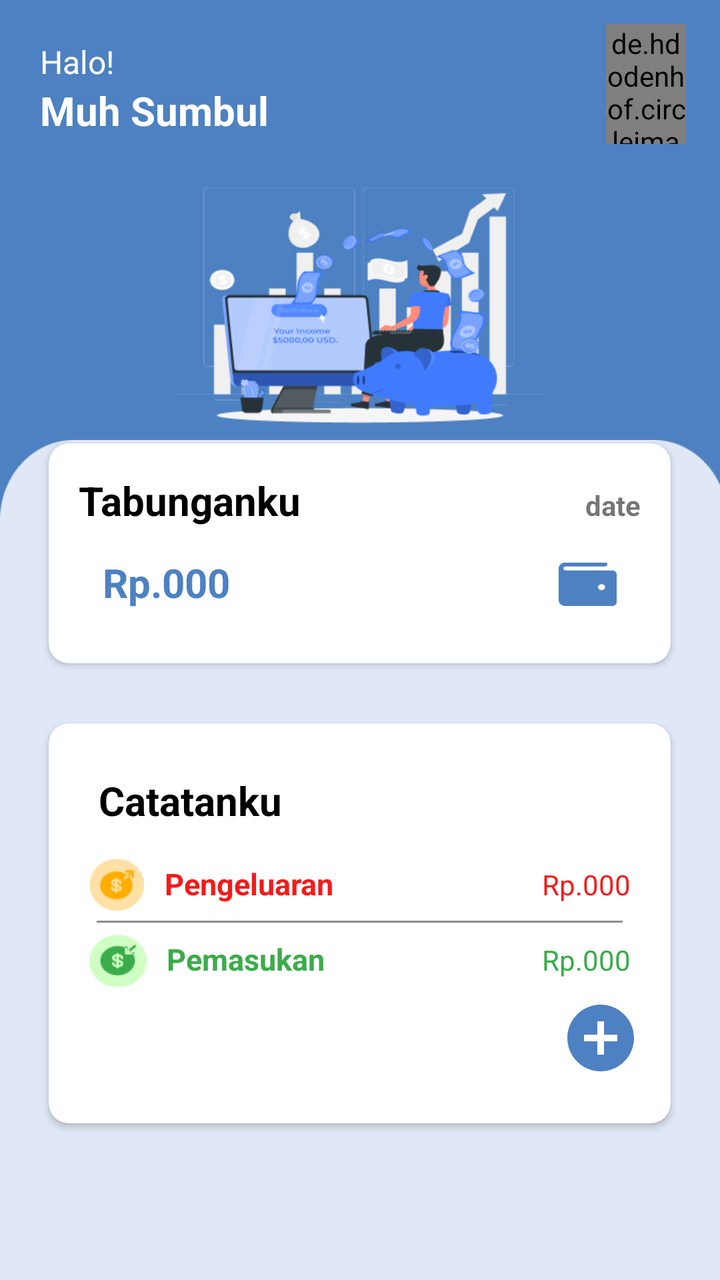
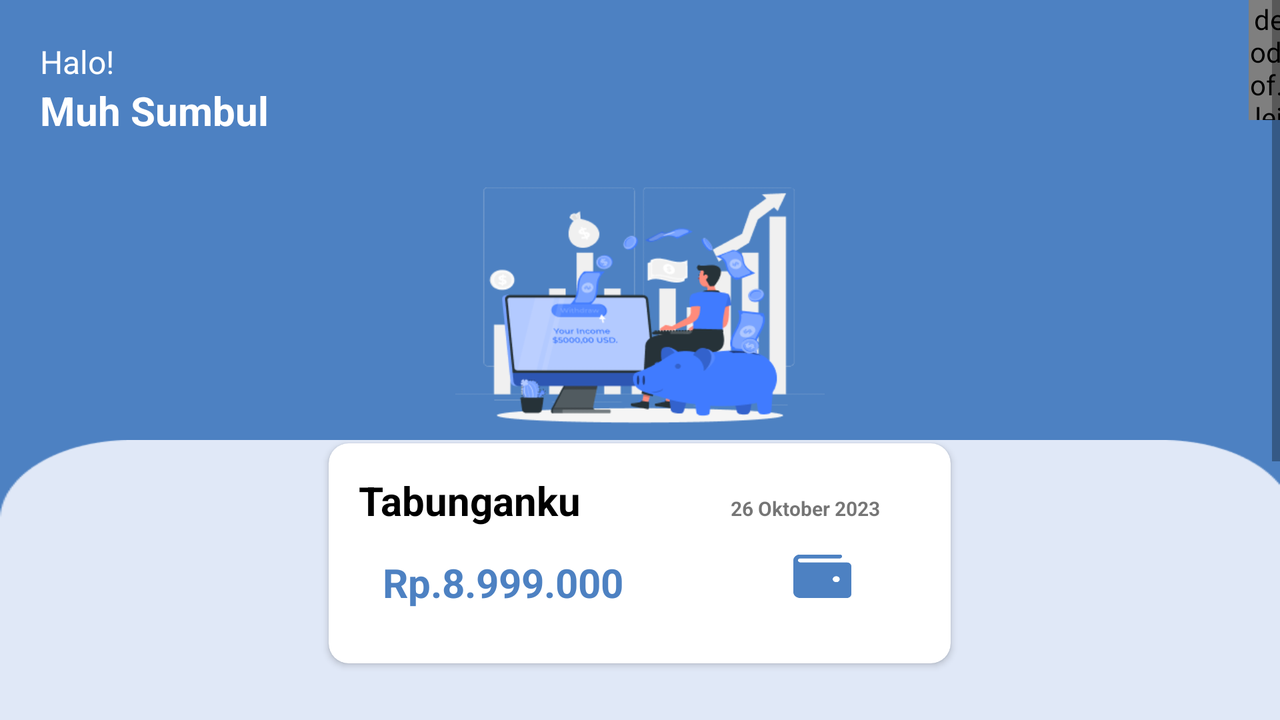

An Android layout and its configuration variant, each rendered on a device that would load it. The default file and the variant file are quoted in full after the pictures.
<!-- AndroidManifest.xml: application theme Theme.Kelompok4 -->
<!-- res/layout/fragment_home.xml -->
<?xml version="1.0" encoding="utf-8"?>
<FrameLayout xmlns:android="http://schemas.android.com/apk/res/android"
    xmlns:tools="http://schemas.android.com/tools"
    android:layout_width="match_parent"
    android:layout_height="match_parent"
    xmlns:app="http://schemas.android.com/apk/res-auto"
    tools:context=".HomeFragment"
    android:background="@color/birunabung">

    
    <View
        android:id="@+id/rectangle_1"
        android:layout_width="match_parent"
        android:layout_height="467dp"
        android:layout_marginTop="220dp"
        android:background="@drawable/img"
        />
    <LinearLayout
        android:layout_width="match_parent"
        android:layout_height="match_parent"
        android:orientation="vertical">
        
        <LinearLayout
            android:layout_width="match_parent"
            android:layout_height="wrap_content"
            android:orientation="horizontal">
            <LinearLayout
                android:layout_width="wrap_content"
                android:layout_height="wrap_content"
                android:orientation="vertical"
                android:padding="20dp">
                <TextView
                    android:layout_width="wrap_content"
                    android:layout_height="wrap_content"
                    android:text="Halo!"
                    android:textSize="16sp"
                    android:textColor="@color/white"/>
                <TextView
                    android:id="@+id/homaNama"
                    android:layout_width="wrap_content"
                    android:layout_height="wrap_content"
                    android:text="Muh Sumbul"
                    android:textStyle="bold"
                    android:textSize="20sp"
                    android:textColor="@color/white"/>
            </LinearLayout>
            <LinearLayout
                android:layout_width="match_parent"
                android:layout_height="wrap_content"
                android:gravity="end"
                android:padding="12dp"
                android:layout_marginEnd="5dp">
                <de.hdodenhof.circleimageview.CircleImageView
                android:layout_width="40dp"
                android:layout_height="60dp"
                android:src="@drawable/rose"
                android:layout_marginStart="150dp"/>
            </LinearLayout>
        </LinearLayout>
        <ImageView
            android:layout_width="186dp"
            android:layout_height="118dp"
            android:src="@drawable/story_asset"
            android:layout_gravity="center"
            android:layout_marginTop="5dp"/>
        <androidx.cardview.widget.CardView
            android:layout_width="311dp"
            android:layout_height="110dp"
            app:cardCornerRadius="10dp"
            android:layout_gravity="center"
            android:layout_marginTop="10dp">
            <LinearLayout
                android:layout_width="match_parent"
                android:layout_height="match_parent"
                android:orientation="vertical"
                android:padding="15dp">
                <LinearLayout
                    android:layout_width="match_parent"
                    android:layout_height="wrap_content"
                    android:orientation="horizontal">
                    <TextView
                        android:layout_width="wrap_content"
                        android:layout_height="wrap_content"
                        android:text="Tabunganku"
                        android:textStyle="bold"
                        android:textSize="20dp"
                        android:textColor="@color/black"/>

                    <TextView
                        android:layout_width="match_parent"
                        android:layout_height="wrap_content"
                        android:textSize="14sp"
                        android:id="@+id/date"
                        android:text="date"
                        android:gravity="end"
                        android:textStyle="bold"
                        />
                </LinearLayout>
                <LinearLayout
                    android:layout_width="match_parent"
                    android:layout_height="match_parent"
                    android:orientation="horizontal"
                    android:gravity="bottom"
                    android:padding="12dp">
                    <TextView
                        android:layout_width="wrap_content"
                        android:layout_height="wrap_content"
                        android:text="Rp.000"
                        android:id="@+id/total"
                        android:textColor="@color/birunabung"
                        android:textStyle="bold"
                        android:textSize="20dp"
                        />
                    <LinearLayout
                        android:layout_width="match_parent"
                        android:layout_height="wrap_content"
                        android:gravity="end">
                        <ImageView
                            android:layout_width="29dp"
                            android:layout_height="33dp"
                            android:src="@drawable/logo"
                            />
                    </LinearLayout>
                </LinearLayout>
            </LinearLayout>
        </androidx.cardview.widget.CardView>
        <androidx.cardview.widget.CardView
            android:layout_width="311dp"
            android:layout_height="200dp"
            app:cardCornerRadius="10dp"
            android:layout_gravity="center"
            android:layout_marginTop="30dp">
            <LinearLayout
                android:layout_width="match_parent"
                android:layout_height="match_parent"
                android:orientation="vertical"
                android:padding="15dp">
                    <TextView
                        android:layout_width="wrap_content"
                        android:layout_height="wrap_content"
                        android:text="Catatanku"
                        android:textStyle="bold"
                        android:textSize="20dp"
                        android:padding="10dp"
                        android:textColor="@color/black"/>

                <LinearLayout
                    android:layout_width="match_parent"
                    android:layout_height="wrap_content"
                    android:orientation="horizontal"
                    android:padding="5dp">
                    <ImageView
                        android:layout_width="28dp"
                        android:layout_height="26.5dp"
                        android:src="@drawable/yellow_dollar"
                        />

                    <TextView
                        android:layout_width="wrap_content"
                        android:layout_height="wrap_content"
                        android:layout_marginStart="10dp"
                        android:layout_marginTop="3dp"
                        android:text="Pengeluaran"
                        android:textColor="@color/red"
                        android:textSize="15dp"
                        android:textStyle="bold"
                        tools:ignore="TextSizeCheck" />
                    <TextView
                        android:layout_width="match_parent"
                        android:layout_height="wrap_content"
                        android:id="@+id/pengeluaran"
                        android:text="Rp.000"
                        android:textColor="@color/red"
                        android:layout_marginTop="3dp"
                        android:gravity="end"/>

                </LinearLayout>
                <View
                    android:layout_width="263dp"
                    android:layout_height="1dp"
                    android:layout_gravity="center"
                    android:background="@color/grey"/>
                <LinearLayout
                    android:layout_width="match_parent"
                    android:layout_height="wrap_content"
                    android:orientation="horizontal"
                    android:padding="5dp">
                    <ImageView
                        android:layout_width="29dp"
                        android:layout_height="27.5dp"
                        android:src="@drawable/green_dollar"
                        />

                    <TextView
                        android:layout_width="wrap_content"
                        android:layout_height="wrap_content"
                        android:layout_marginStart="10dp"
                        android:layout_marginTop="3dp"
                        android:text="Pemasukan"
                        android:textColor="@color/green"
                        android:textSize="15dp"
                        android:textStyle="bold"
                        tools:ignore="TextSizeCheck" />
                    <TextView
                        android:layout_width="match_parent"
                        android:layout_height="wrap_content"
                        android:id="@+id/pemasukan"
                        android:text="Rp.000"
                        android:textColor="@color/green"
                        android:layout_marginTop="3dp"
                        android:gravity="end"/>
                </LinearLayout>
                <ImageView
                    android:id="@+id/tambah_data"
                    android:layout_width="40dp"
                    android:layout_height="40dp"
                    android:layout_gravity="end"
                    android:src="@drawable/baseline_add_circle_24"/>
            </LinearLayout>
        </androidx.cardview.widget.CardView>
    </LinearLayout>
</FrameLayout>
<!-- resources referenced by this layout -->
<resources>
  <color name="birunabung">#4D81C2</color>
  <color name="black">#FF000000</color>
  <color name="green">#3BAC4B</color>
  <color name="grey">#8E8C8C</color>
  <color name="red">#F51A1A</color>
  <color name="white">#FFFFFFFF</color>
  <!-- drawable baseline_add_circle_24 (drawable) -->
  <vector android:height="24dp" android:tint="#4D81C2"
      android:viewportHeight="24" android:viewportWidth="24"
      android:width="24dp" xmlns:android="http://schemas.android.com/apk/res/android">
      <path android:fillColor="@android:color/white" android:pathData="M12,2C6.48,2 2,6.48 2,12s4.48,10 10,10 10,-4.48 10,-10S17.52,2 12,2zM17,13h-4v4h-2v-4L7,13v-2h4L11,7h2v4h4v2z"/>
  </vector>
  <!-- drawable green_dollar: png bitmap (drawable, 1365 bytes) -->
  <!-- drawable img: png bitmap (drawable, 5525 bytes) -->
  <!-- drawable logo: png bitmap (drawable, 1340 bytes) -->
  <!-- drawable rose: jpeg bitmap (drawable, 33775 bytes) -->
  <!-- drawable story_asset: png bitmap (drawable, 21357 bytes) -->
  <!-- drawable yellow_dollar: png bitmap (drawable, 1222 bytes) -->
  <style name="Theme.Kelompok4" parent="Base.Theme.Kelompok4" />
  <style name="Base.Theme.Kelompok4" parent="Theme.MaterialComponents.DayNight.NoActionBar">
          
           <item name="colorPrimary">@color/birunabung</item>
      </style>
</resources>
<!-- res/layout-land/fragment_home.xml (the author's variant of the layout above) -->
<!-- drawn on the phone turned sideways -->
<?xml version="1.0" encoding="utf-8"?>
<FrameLayout xmlns:android="http://schemas.android.com/apk/res/android"
    xmlns:tools="http://schemas.android.com/tools"
    android:layout_width="match_parent"
    android:layout_height="match_parent"
    xmlns:app="http://schemas.android.com/apk/res-auto"
    tools:context=".HomeFragment"
    android:background="@color/birunabung">

    
    <View
        android:id="@+id/rectangle_1"
        android:layout_width="match_parent"
        android:layout_height="467dp"
        android:layout_marginTop="220dp"
        android:background="@drawable/img"
        />
    <ScrollView
        android:layout_width="match_parent"
        android:layout_height="match_parent">
        <LinearLayout
            android:layout_width="match_parent"
            android:layout_height="match_parent"
            android:orientation="vertical">
            
            <LinearLayout
                android:layout_width="match_parent"
                android:layout_height="wrap_content"
                android:orientation="horizontal">
                <LinearLayout
                    android:layout_width="wrap_content"
                    android:layout_height="wrap_content"
                    android:orientation="vertical"
                    android:padding="20dp">
                    <TextView
                        android:layout_width="wrap_content"
                        android:layout_height="wrap_content"
                        android:text="Halo!"
                        android:textSize="16sp"
                        android:textColor="@color/white"/>
                    <TextView
                        android:id="@+id/homaNama"
                        android:layout_width="wrap_content"
                        android:layout_height="wrap_content"
                        android:text="Muh Sumbul"
                        android:textStyle="bold"
                        android:textSize="20sp"
                        android:textColor="@color/white"/>
                </LinearLayout>
                <de.hdodenhof.circleimageview.CircleImageView
                    android:layout_width="40dp"
                    android:layout_height="60dp"
                    android:src="@drawable/rose"
                    android:layout_marginStart="470dp"/>

            </LinearLayout>
            <ImageView
                android:layout_width="186dp"
                android:layout_height="118dp"
                android:src="@drawable/story_asset"
                android:layout_gravity="center"
                android:layout_marginTop="5dp"/>
            <androidx.cardview.widget.CardView
                android:layout_width="311dp"
                android:layout_height="110dp"
                app:cardCornerRadius="10dp"
                android:layout_gravity="center"
                android:layout_marginTop="10dp">
                <LinearLayout
                    android:layout_width="match_parent"
                    android:layout_height="match_parent"
                    android:orientation="vertical"
                    android:padding="15dp">
                    <LinearLayout
                        android:layout_width="match_parent"
                        android:layout_height="wrap_content"
                        android:orientation="horizontal">
                        <TextView
                            android:layout_width="wrap_content"
                            android:layout_height="wrap_content"
                            android:text="Tabunganku"
                            android:textStyle="bold"
                            android:textSize="20dp"
                            android:textColor="@color/black"/>

                        <TextView
                            android:layout_width="wrap_content"
                            android:layout_height="wrap_content"
                            android:textSize="10sp"
                            android:text="26 Oktober 2023"
                            android:layout_marginStart="75dp"
                            android:textStyle="bold"
                            />
                    </LinearLayout>
                    <LinearLayout
                        android:layout_width="match_parent"
                        android:layout_height="match_parent"
                        android:orientation="horizontal"
                        android:gravity="bottom"
                        android:padding="12dp">
                        <TextView
                            android:layout_width="wrap_content"
                            android:layout_height="wrap_content"
                            android:text="Rp.8.999.000"
                            android:textColor="@color/birunabung"
                            android:textStyle="bold"
                            android:textSize="20dp"
                            />
                        <ImageView
                            android:layout_width="29dp"
                            android:layout_height="33dp"
                            android:src="@drawable/logo"
                            android:layout_marginStart="85dp"/>

                    </LinearLayout>
                </LinearLayout>
            </androidx.cardview.widget.CardView>
            <androidx.cardview.widget.CardView
                android:layout_width="311dp"
                android:layout_height="200dp"
                app:cardCornerRadius="10dp"
                android:layout_gravity="center"
                android:layout_marginTop="30dp">
                <LinearLayout
                    android:layout_width="match_parent"
                    android:layout_height="match_parent"
                    android:orientation="vertical"
                    android:padding="15dp">
                        <TextView
                            android:layout_width="wrap_content"
                            android:layout_height="wrap_content"
                            android:text="Catatanku"
                            android:textStyle="bold"
                            android:textSize="20dp"
                            android:padding="10dp"
                            android:textColor="@color/black"/>

                    <LinearLayout
                        android:layout_width="match_parent"
                        android:layout_height="wrap_content"
                        android:orientation="horizontal"
                        android:padding="5dp">
                        <ImageView
                            android:layout_width="28dp"
                            android:layout_height="26.5dp"
                            android:src="@drawable/yellow_dollar"
                            />

                        <TextView
                            android:layout_width="wrap_content"
                            android:layout_height="wrap_content"
                            android:layout_marginStart="10dp"
                            android:layout_marginTop="3dp"
                            android:text="Pengeluaran"
                            android:textColor="@color/red"
                            android:textSize="15dp"
                            android:textStyle="bold"
                            tools:ignore="TextSizeCheck" />
                        <TextView
                            android:layout_width="match_parent"
                            android:layout_height="wrap_content"
                            android:id="@+id/pengeluaran"
                            android:text="Rp.65.000"
                            android:textColor="@color/red"
                            android:layout_marginTop="3dp"
                            android:gravity="end"/>

                    </LinearLayout>
                    <View
                        android:layout_width="263dp"
                        android:layout_height="1dp"
                        android:layout_gravity="center"
                        android:background="@color/grey"/>
                    <LinearLayout
                        android:layout_width="match_parent"
                        android:layout_height="wrap_content"
                        android:orientation="horizontal"
                        android:padding="5dp">
                        <ImageView
                            android:layout_width="29dp"
                            android:layout_height="27.5dp"
                            android:src="@drawable/green_dollar"
                            />

                        <TextView
                            android:layout_width="wrap_content"
                            android:layout_height="wrap_content"
                            android:layout_marginStart="10dp"
                            android:layout_marginTop="3dp"
                            android:text="Pemasukan"
                            android:textColor="@color/green"
                            android:textSize="15dp"
                            android:textStyle="bold"
                            tools:ignore="TextSizeCheck" />
                        <TextView
                            android:layout_width="match_parent"
                            android:layout_height="wrap_content"
                            android:id="@+id/pemasukan"
                            android:text="Rp.65.000"
                            android:textColor="@color/green"
                            android:layout_marginTop="3dp"
                            android:gravity="end"/>
                    </LinearLayout>
                    <ImageView
                        android:id="@+id/tambah_data"
                        android:layout_width="40dp"
                        android:layout_height="40dp"
                        android:layout_gravity="end"
                        android:src="@drawable/baseline_add_circle_24"/>
                </LinearLayout>
            </androidx.cardview.widget.CardView>
        </LinearLayout>
    </ScrollView>
</FrameLayout>
